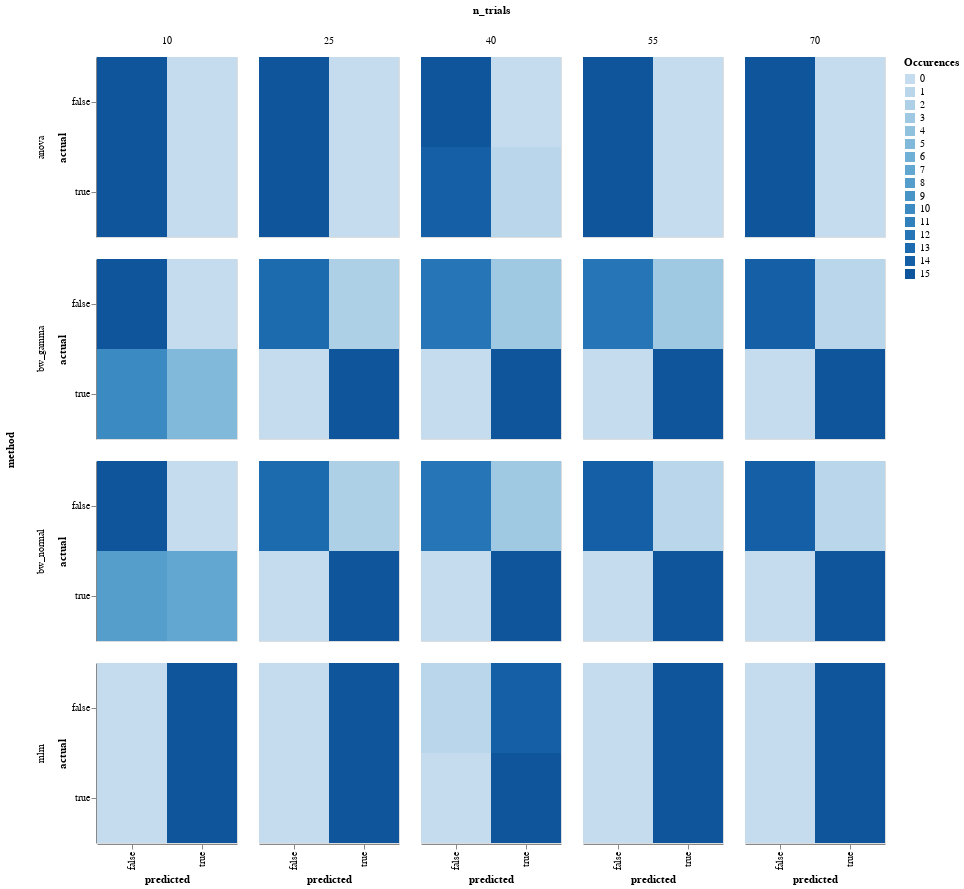

Write notebook code for a chart like this one.
### Markdown cell above
### Confusion matrix

### Code cell
model_comparison.plot_confusion(
    model_comparison.make_confusion_matrix(reslog, ('method', 'y', 'randomness', 'n_trials')
                                           )).properties(width=140).facet(row='method', column='n_trials')
# NBVAL_SKIP

### Figure 1 — Vega-Lite specification as saved in the notebook (floating-point values rounded to 4 significant figures; data arrays with more than 128 entries replaced by an {"elided": "..."} marker saying what was removed)
{"config": {"view": {"continuousWidth": 400, "continuousHeight": 300}}, "data": {"name": "data-9bc29624ef6118db5b81dfde537f4d47"}, "facet": {"column": {"type": "quantitative", "field": "n_trials"}, "row": {"type": "nominal", "field": "method"}}, "spec": {"mark": "rect", "encoding": {"color": {"type": "ordinal", "field": "Occurences"}, "x": {"type": "nominal", "field": "predicted"}, "y": {"type": "nominal", "field": "actual"}}, "height": 180, "width": 140}, "$schema": "https://vega.github.io/schema/vega-lite/v4.8.1.json", "datasets": {"data-9bc29624ef6118db5b81dfde537f4d47": {"elided": "240 records"}}}
